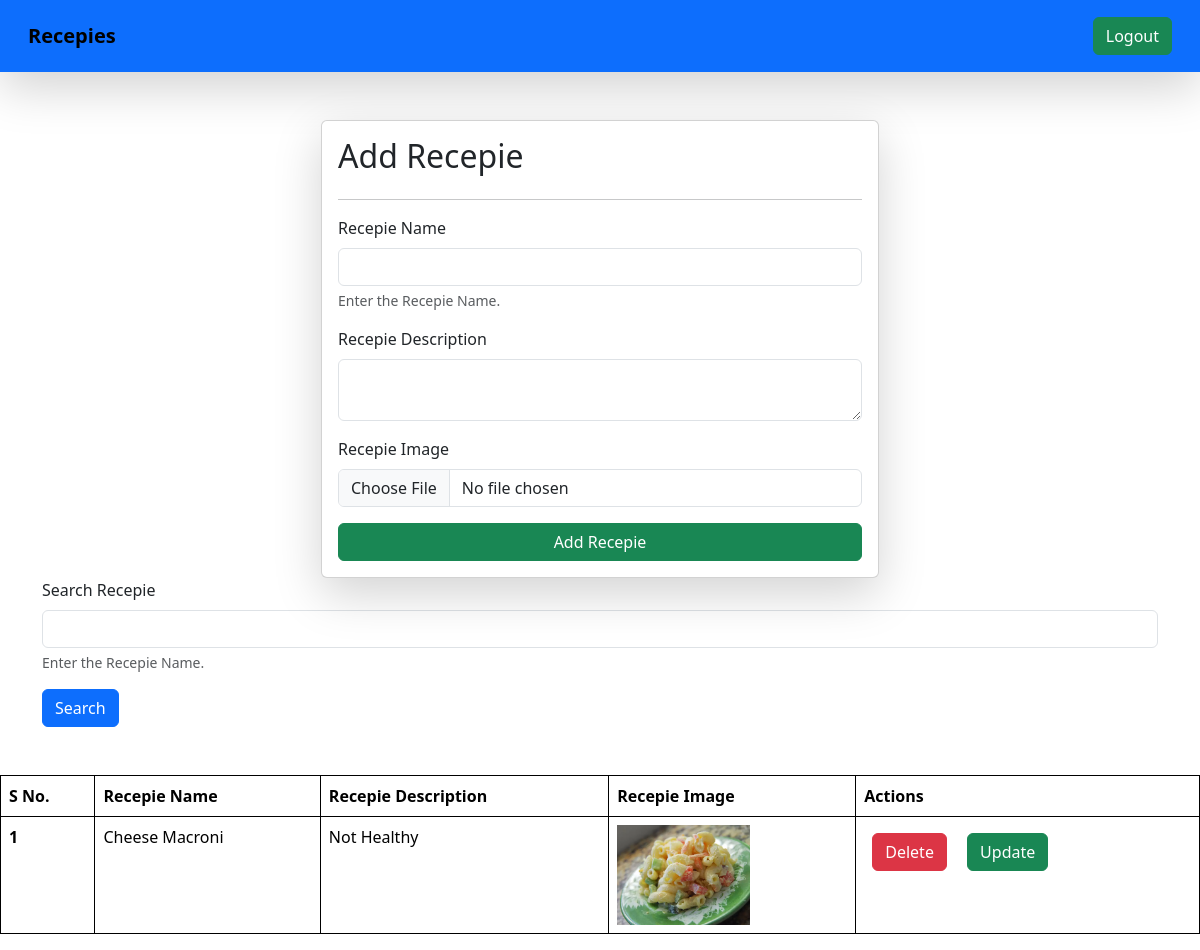
The app's page /recepies/ (signed in), older data.
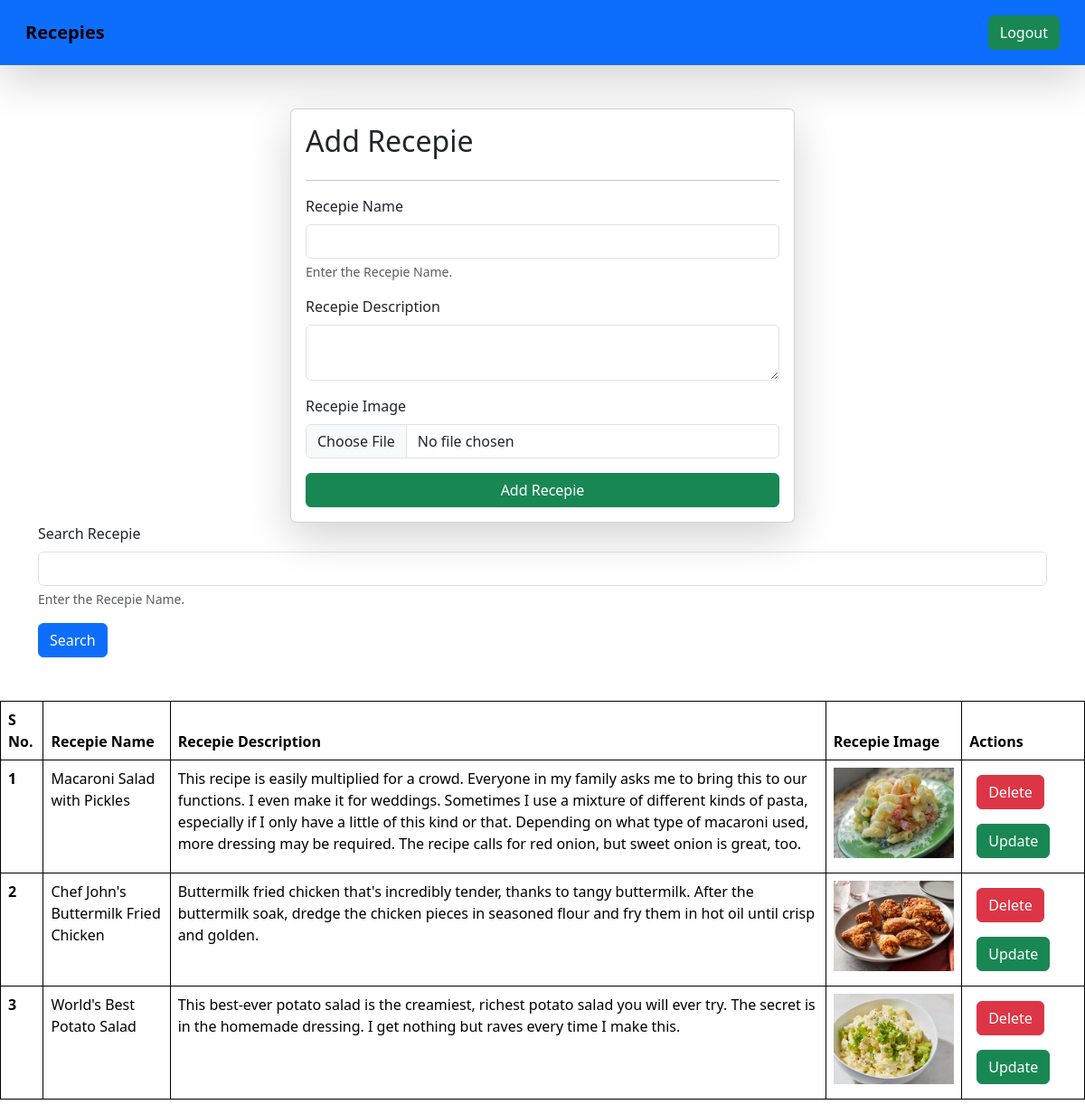
The same page, newer data.
### vege/models.py (models this page shows)
class Recepie(models.Model):
    user = models.ForeignKey(User , on_delete=models.SET_NULL, null=True , blank = True )
    recepie_name = models.CharField(max_length=100)
    recepie_description = models.TextField()
    recepie_image = models.ImageField(upload_to="recepie")

### vege/views.py (the view, shortened to what this page needs)
# urls.py: path('recepies/' ,recepies , name="recepies"),
@login_required(login_url='/login/')
def recepies(request):
    queryset = Recepie.objects.all()
    if request.GET.get('search'):
        queryset = queryset.filter(recepie_name__icontains = request.GET.get('search'))
    context = {'recepies':queryset}
    return render(request , 'recepies.html',context)

### vege/templates/recepies.html (shortened to what this page needs)
{% extends "base.html" %}
{% block start %}
<div class="container mt-5">
    <form class="col-6 mx-auto card p-3 shadow-lg" method="post" enctype="multipart/form-data">
        <h2>Add Recepie</h2>
        <hr>
        <div class="mb-3">
          <label for="exampleInputEmail1" class="form-label">Recepie Name</label>
          <input name="recepie_name" required type="text" class="form-control">
          <div id="emailHelp" class="form-text">Enter the Recepie Name.</div>
        </div>
        <div class="mb-3">
          <label for="exampleInputPassword1" class="form-label">Recepie Description</label>
          <textarea name="recepie_description" class="form-control" required > </textarea>
        </div>
        <div class="mb-3">
            <label for="exampleInputPassword1" class="form-label">Recepie Image</label>
            <input name="recepie_image" type="file" class="form-control">
          </div>
        <button type="submit" class="btn btn-success">Add Recepie</button>
      </form>
      <form>
      <div class="mb-3">
        <label for="exampleInputEmail1" class="form-label">Search Recepie</label>
        <input name="search" type="text" class="form-control">
        <div id="emailHelp" class="form-text">Enter the Recepie Name.</div>
      </div>
      <button type="submit" class="btn btn-primary">Search</button>
      </form>
    </div>
      <table class="table mt-5">
        <thead>
          <tr>
            <th scope="col">S No.</th>
            <th scope="col">Recepie Name</th>
            <th scope="col">Recepie Description</th>
            <th scope="col">Recepie Image</th>
            <th scope="col">Actions</th>
          </tr>
        </thead>
        <tbody>
            {% for recepie in recepies %}
          <tr>
            <th scope="row">{{ forloop.counter}}</th>
            <td>{{recepie.recepie_name}}</td>
            <td>{{recepie.recepie_description}}</td>
            <td>
                <img src="/media/{{recepie.recepie_image}}"  style="height:100px"></td>
                <td>
                    <a href="/delete-recepie/{{recepie.id}}/" class="btn btn-danger m-2">Delete</a>
                    <a href="/update-recepie/{{recepie.id}}/" class="btn btn-success m-2">Update</a>
                </td>
          </tr>
          {% endfor %}
        </tbody>
      </table>
{% endblock %}

### home/TEMPLATES/base.html (shortened to what this page needs)
<!DOCTYPE html>
<html>
    <head>
        <link href="https://cdn.jsdelivr.net/npm/bootstrap@5.3.3/dist/css/bootstrap.min.css" rel="stylesheet">
    </head>
    <body>
        <nav class="navbar dark p-3 bg-primary shadow-lg">
            <div class="container-fluid">
              <a class="navbar-brand"><b>Recepies</b></a>
              <form class="d-flex" role="search">
            {% if request.user.is_authenticated %}
                <a href="/logout/" class="btn btn-success" type="submit">Logout</a>
            {% else %}
                <a href="/login/" class="btn btn-success" type="submit">Login</a>
                    {% endif %}
              </form>
            </div>
          </nav>
        {% block start%}
        {% endblock %}
    </body>
</html>

### home/TEMPLATES/base.html (style rules this page uses)
table, th, td { border: 1px solid black; }

Row changes from the older to the newer data that the page shows:
removed Recepie: recepie_name "Cheese Macroni", recepie_description "Not Healthy", recepie_image (picture)
added Recepie: recepie_name "Macaroni Salad with Pickles", recepie_description "This recipe is easily multiplied for a crowd. Everyone in my family asks me to bring this to our functions. I even make it for weddings. Sometimes I use a mixture of different kinds of pasta, especially if I only have a little of this kind or that. Depending on what type of macaroni used, more dressing may be required. The recipe calls for red onion, but sweet onion is great, too.", recepie_image (picture)
added Recepie: recepie_name "Chef John's Buttermilk Fried Chicken", recepie_description "Buttermilk fried chicken that's incredibly tender, thanks to tangy buttermilk. After the buttermilk soak, dredge the chicken pieces in seasoned flour and fry them in hot oil until crisp and golden.", recepie_image (picture)
added Recepie: recepie_name "World's Best Potato Salad", recepie_description "This best-ever potato salad is the creamiest, richest potato salad you will ever try. The secret is in the homemade dressing. I get nothing but raves every time I make this.", recepie_image (picture)
